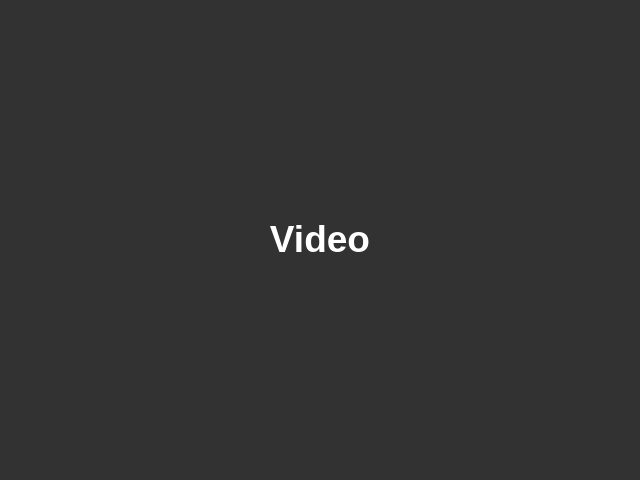
<?xml version="1.0" encoding="UTF-8"?>
<ui version="4.0">
 <class>video</class>
 <widget class="QWidget" name="video">
  <property name="geometry">
   <rect>
    <x>0</x>
    <y>0</y>
    <width>640</width>
    <height>480</height>
   </rect>
  </property>
  <property name="minimumSize">
   <size>
    <width>640</width>
    <height>480</height>
   </size>
  </property>
  <property name="maximumSize">
   <size>
    <width>640</width>
    <height>480</height>
   </size>
  </property>
  <property name="windowTitle">
   <string>Video</string>
  </property>
  <property name="styleSheet">
   <string notr="true">QToolTip
{
     border: 1px solid black;
     background-color: #ffa02f;
     padding: 1px;
     border-radius: 3px;
     opacity: 100;
}

QWidget
{
    color: #b1b1b1;
    background-color: #323232;
}

QWidget:item:hover
{
    background-color: QLinearGradient( x1: 0, y1: 0, x2: 0, y2: 1, stop: 0 #ffa02f, stop: 1 #ca0619);
    color: #000000;
}

QWidget:item:selected
{
    background-color: QLinearGradient( x1: 0, y1: 0, x2: 0, y2: 1, stop: 0 #ffa02f, stop: 1 #d7801a);
}

QMenuBar::item
{
    background: transparent;
}

QMenuBar::item:selected
{
    background: transparent;
    border: 1px solid #ffaa00;
}

QMenuBar::item:pressed
{
    background: #444;
    border: 1px solid #000;
    background-color: QLinearGradient(
        x1:0, y1:0,
        x2:0, y2:1,
        stop:1 #212121,
        stop:0.4 #343434/*,
        stop:0.2 #343434,
        stop:0.1 #ffaa00*/
    );
    margin-bottom:-1px;
    padding-bottom:1px;
}

QMenu
{
    border: 1px solid #000;
}

QMenu::item
{
    padding: 2px 20px 2px 20px;
}

QMenu::item:selected
{
    color: #000000;
}

QWidget:disabled
{
    color: #404040;
    background-color: #323232;
}

QAbstractItemView
{
    background-color: QLinearGradient( x1: 0, y1: 0, x2: 0, y2: 1, stop: 0 #4d4d4d, stop: 0.1 #646464, stop: 1 #5d5d5d);
}

QWidget:focus
{
    /*border: 2px solid QLinearGradient( x1: 0, y1: 0, x2: 0, y2: 1, stop: 0 #ffa02f, stop: 1 #d7801a);*/
}

QLineEdit
{
    background-color: QLinearGradient( x1: 0, y1: 0, x2: 0, y2: 1, stop: 0 #4d4d4d, stop: 0 #646464, stop: 1 #5d5d5d);
    padding: 1px;
    border-style: solid;
    border: 1px solid #1e1e1e;
    border-radius: 5;
}

QPushButton
{
    color: #b1b1b1;
    background-color: QLinearGradient( x1: 0, y1: 0, x2: 0, y2: 1, stop: 0 #565656, stop: 0.1 #525252, stop: 0.5 #4e4e4e, stop: 0.9 #4a4a4a, stop: 1 #464646);
    border-width: 1px;
    border-color: #1e1e1e;
    border-style: solid;
    border-radius: 6;
    padding: 3px;
    font-size: 12px;
    padding-left: 5px;
    padding-right: 5px;
}

QPushButton:pressed
{
    background-color: QLinearGradient( x1: 0, y1: 0, x2: 0, y2: 1, stop: 0 #2d2d2d, stop: 0.1 #2b2b2b, stop: 0.5 #292929, stop: 0.9 #282828, stop: 1 #252525);
}

QComboBox
{
    selection-background-color: #ffaa00;
    background-color: QLinearGradient( x1: 0, y1: 0, x2: 0, y2: 1, stop: 0 #565656, stop: 0.1 #525252, stop: 0.5 #4e4e4e, stop: 0.9 #4a4a4a, stop: 1 #464646);
    border-style: solid;
    border: 1px solid #1e1e1e;
    border-radius: 5;
}
QComboBox:hover,QPushButton:hover
{
    border: 2px solid QLinearGradient( x1: 0, y1: 0, x2: 0, y2: 1, stop: 0 #ffa02f, stop: 1 #d7801a);
}


QComboBox:on
{
    padding-top: 3px;
    padding-left: 4px;
    background-color: QLinearGradient( x1: 0, y1: 0, x2: 0, y2: 1, stop: 0 #2d2d2d, stop: 0.1 #2b2b2b, stop: 0.5 #292929, stop: 0.9 #282828, stop: 1 #252525);
    selection-background-color: #ffaa00;
}

QComboBox QAbstractItemView
{
    border: 2px solid darkgray;
    selection-background-color: QLinearGradient( x1: 0, y1: 0, x2: 0, y2: 1, stop: 0 #ffa02f, stop: 1 #d7801a);
}

QComboBox::drop-down
{
     subcontrol-origin: padding;
     subcontrol-position: top right;
     width: 15px;

     border-left-width: 0px;
     border-left-color: darkgray;
     border-left-style: solid; /* just a single line */
     border-top-right-radius: 3px; /* same radius as the QComboBox */
     border-bottom-right-radius: 3px;
 }

QComboBox::down-arrow
{
    image: url(:/Images/Image/down_arrow.png);

}

QGroupBox:focus
{
border: 2px solid QLinearGradient( x1: 0, y1: 0, x2: 0, y2: 1, stop: 0 #ffa02f, stop: 1 #d7801a);
}

QTextEdit:focus
{
    border: 2px solid QLinearGradient( x1: 0, y1: 0, x2: 0, y2: 1, stop: 0 #ffa02f, stop: 1 #d7801a);
}

QScrollBar:horizontal {
     border: 1px solid #222222;
     background: QLinearGradient( x1: 0, y1: 0, x2: 0, y2: 1, stop: 0.0 #121212, stop: 0.2 #282828, stop: 1 #484848);
     height: 7px;
     margin: 0px 16px 0 16px;
}

QScrollBar::handle:horizontal
{
      background: QLinearGradient( x1: 0, y1: 0, x2: 1, y2: 0, stop: 0 #ffa02f, stop: 0.5 #d7801a, stop: 1 #ffa02f);
      min-height: 20px;
      border-radius: 2px;
}

QScrollBar::add-line:horizontal {
      border: 1px solid #1b1b19;
      border-radius: 2px;
      background: QLinearGradient( x1: 0, y1: 0, x2: 1, y2: 0, stop: 0 #ffa02f, stop: 1 #d7801a);
      width: 14px;
      subcontrol-position: right;
      subcontrol-origin: margin;
}

QScrollBar::sub-line:horizontal {
      border: 1px solid #1b1b19;
      border-radius: 2px;
      background: QLinearGradient( x1: 0, y1: 0, x2: 1, y2: 0, stop: 0 #ffa02f, stop: 1 #d7801a);
      width: 14px;
     subcontrol-position: left;
     subcontrol-origin: margin;
}

QScrollBar::right-arrow:horizontal, QScrollBar::left-arrow:horizontal
{
      border: 1px solid black;
      width: 1px;
      height: 1px;
      background: white;
}

QScrollBar::add-page:horizontal, QScrollBar::sub-page:horizontal
{
      background: none;
}

QScrollBar:vertical
{
      background: QLinearGradient( x1: 0, y1: 0, x2: 1, y2: 0, stop: 0.0 #121212, stop: 0.2 #282828, stop: 1 #484848);
      width: 7px;
      margin: 16px 0 16px 0;
      border: 1px solid #222222;
}

QScrollBar::handle:vertical
{
      background: QLinearGradient( x1: 0, y1: 0, x2: 0, y2: 1, stop: 0 #ffa02f, stop: 0.5 #d7801a, stop: 1 #ffa02f);
      min-height: 20px;
      border-radius: 2px;
}

QScrollBar::add-line:vertical
{
      border: 1px solid #1b1b19;
      border-radius: 2px;
      background: QLinearGradient( x1: 0, y1: 0, x2: 0, y2: 1, stop: 0 #ffa02f, stop: 1 #d7801a);
      height: 14px;
      subcontrol-position: bottom;
      subcontrol-origin: margin;
}

QScrollBar::sub-line:vertical
{
      border: 1px solid #1b1b19;
      border-radius: 2px;
      background: QLinearGradient( x1: 0, y1: 0, x2: 0, y2: 1, stop: 0 #d7801a, stop: 1 #ffa02f);
      height: 14px;
      subcontrol-position: top;
      subcontrol-origin: margin;
}

QScrollBar::up-arrow:vertical, QScrollBar::down-arrow:vertical
{
      border: 1px solid black;
      width: 1px;
      height: 1px;
      background: white;
}


QScrollBar::add-page:vertical, QScrollBar::sub-page:vertical
{
      background: none;
}

QTextEdit
{
    background-color: #242424;
}

QPlainTextEdit
{
    background-color: #242424;
}

QHeaderView::section
{
    background-color: QLinearGradient(x1:0, y1:0, x2:0, y2:1, stop:0 #616161, stop: 0.5 #505050, stop: 0.6 #434343, stop:1 #656565);
    color: white;
    padding-left: 4px;
    border: 1px solid #6c6c6c;
}

QCheckBox:disabled
{
color: #414141;
}

QDockWidget::title
{
    text-align: center;
    spacing: 3px; /* spacing between items in the tool bar */
    background-color: QLinearGradient(x1:0, y1:0, x2:0, y2:1, stop:0 #323232, stop: 0.5 #242424, stop:1 #323232);
}

QDockWidget::close-button, QDockWidget::float-button
{
    text-align: center;
    spacing: 1px; /* spacing between items in the tool bar */
    background-color: QLinearGradient(x1:0, y1:0, x2:0, y2:1, stop:0 #323232, stop: 0.5 #242424, stop:1 #323232);
}

QDockWidget::close-button:hover, QDockWidget::float-button:hover
{
    background: #242424;
}

QDockWidget::close-button:pressed, QDockWidget::float-button:pressed
{
    padding: 1px -1px -1px 1px;
}

QMainWindow::separator
{
    background-color: QLinearGradient(x1:0, y1:0, x2:0, y2:1, stop:0 #161616, stop: 0.5 #151515, stop: 0.6 #212121, stop:1 #343434);
    color: white;
    padding-left: 4px;
    border: 1px solid #4c4c4c;
    spacing: 3px; /* spacing between items in the tool bar */
}

QMainWindow::separator:hover
{

    background-color: QLinearGradient(x1:0, y1:0, x2:0, y2:1, stop:0 #d7801a, stop:0.5 #b56c17 stop:1 #ffa02f);
    color: white;
    padding-left: 4px;
    border: 1px solid #6c6c6c;
    spacing: 3px; /* spacing between items in the tool bar */
}

QToolBar::handle
{
     spacing: 3px; /* spacing between items in the tool bar */
     background: url(:/Images/handle.png);
}

QMenu::separator
{
    height: 2px;
    background-color: QLinearGradient(x1:0, y1:0, x2:0, y2:1, stop:0 #161616, stop: 0.5 #151515, stop: 0.6 #212121, stop:1 #343434);
    color: white;
    padding-left: 4px;
    margin-left: 10px;
    margin-right: 5px;
}

QProgressBar
{
    border: 2px solid grey;
    border-radius: 5px;
    text-align: center;
}

QProgressBar::chunk
{
    background-color: #d7801a;
    width: 2.15px;
    margin: 0.5px;
}

QTabBar::tab {
    color: #b1b1b1;
    border: 1px solid #444;
    border-bottom-style: none;
    background-color: #323232;
    padding-left: 10px;
    padding-right: 10px;
    padding-top: 3px;
    padding-bottom: 2px;
    margin-right: -1px;
	width:124px;
}

QTabWidget::pane {
    border: 1px solid #444;
    top: 1px;
}

QTabBar::tab:last
{
    margin-right: 0; /* the last selected tab has nothing to overlap with on the right */
    border-top-right-radius: 3px;
}

QTabBar::tab:first:!selected
{
 margin-left: 0px; /* the last selected tab has nothing to overlap with on the right */


    border-top-left-radius: 3px;
}

QTabBar::tab:!selected
{
    /*color: #b1b1b1;*/
	color: #212121;
    border-bottom-style: solid;
    margin-top: 3px;
    background-color: QLinearGradient(x1:0, y1:0, x2:0, y2:1, stop:1 #212121, stop:.4 #343434);
}

QTabBar::tab:selected
{
    border-top-left-radius: 3px;
    border-top-right-radius: 3px;
    margin-bottom: 0px;
}

QTabBar::tab:!selected:hover
{
    /*border-top: 2px solid #ffaa00;
    padding-bottom: 3px;*/
	color: #b1b1b1;
    border-top-left-radius: 3px;
    border-top-right-radius: 3px;
    background-color: QLinearGradient(x1:0, y1:0, x2:0, y2:1, stop:1 #212121, stop:0.4 #343434, stop:0.2 #343434, stop:0.1 #ffaa00);
}

QRadioButton::indicator:checked, QRadioButton::indicator:unchecked{
    color: #b1b1b1;
    background-color: #323232;
    border: 1px solid #b1b1b1;
    border-radius: 6px;
}

QRadioButton::indicator:checked
{
    background-color: qradialgradient(
        cx: 0.5, cy: 0.5,
        fx: 0.5, fy: 0.5,
        radius: 1.0,
        stop: 0.25 #ffaa00,
        stop: 0.3 #323232
    );
}

QCheckBox::indicator{
    color: #b1b1b1;
    background-color: #323232;
    border: 1px solid #b1b1b1;
    width: 9px;
    height: 9px;
}

QRadioButton::indicator
{
    border-radius: 6px;
}

QRadioButton::indicator:hover, QCheckBox::indicator:hover
{
    border: 1px solid #ffaa00;
}

QCheckBox::indicator:checked
{
    image: url(:/Images/Image/checkbox.png);
}

QCheckBox::indicator:disabled, QRadioButton::indicator:disabled
{
    border: 1px solid #444;
}
QSpinBox{
	border: 1px solid #444;
}
QSpinBox::up-button{

}

QSpinBox::down-button{

}

QDoubleSpinBox::up-button{

}

QDoubleSpinBox::down-button{

}

QTableWidget{
	background-color: #323232;
}


QSlider::groove:horizontal {
height: 4px;
background: #d7801a;
margin: 2px 0;
}

QSlider::handle:horizontal {
 background-color: QLinearGradient( x1: 0, y1: 0, x2: 0, y2: 1, stop: 0 #565656, stop: 0.1 #525252, stop: 0.5 #4e4e4e, stop: 0.9 #4a4a4a, stop: 1 #464646);
border-width: 1px;
border-color: #1e1e1e;
border-style: solid;
border-radius: 6;
width: 16px;
margin: -7px 0;
border-radius: 8px;
}</string>
  </property>
  <widget class="QLabel" name="LB_Video">
   <property name="geometry">
    <rect>
     <x>0</x>
     <y>0</y>
     <width>640</width>
     <height>480</height>
    </rect>
   </property>
   <property name="text">
    <string>&lt;html&gt;&lt;head/&gt;&lt;body&gt;&lt;p align=&quot;center&quot;&gt;&lt;span style=&quot; font-size:28pt; font-weight:600; color:#ffffff;&quot;&gt;Video&lt;/span&gt;&lt;/p&gt;&lt;/body&gt;&lt;/html&gt;</string>
   </property>
  </widget>
 </widget>
 <resources/>
 <connections/>
</ui>
